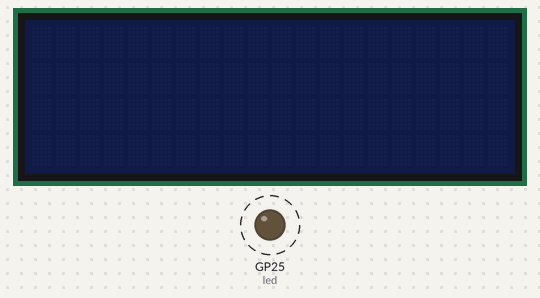
Simulated run of this program. Board: Raspberry Pi Pico running MicroPython. Shown: 20×4 character LCD, output pins drawn as LEDs (lit = HIGH). Dashed ring = blinking. WiFi joins after 1.5 s; the clock reads 2024-03-15 10:24:30 at power-on unless the program sets it; no MQTT or app messages arrive unless stated; web requests get an empty 200 reply after 0.4 s; library files of the repository ran but are not shown: lcd_api.py, pico_i2c_lcd.py; what the program prints to the serial console is not drawn. At 3.3 s the program stops and its outputs stay as they are.

Above: at 1.1 s.
Timing chart, 0 to 4.0 s (numbered marks = the images above):
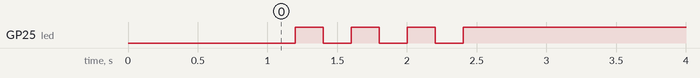

Measured:
- by itself, GP25 (led): alternates HIGH for 0.20 s and LOW for 0.20 s, 7 changes in all, then stays HIGH

The program:

main.py
```python
from machine import I2C, Pin
from time import sleep
import functions
from mqtt import MQTTClient
import utime
import machine
from lcd_api import LcdApi
from pico_i2c_lcd import I2cLcd

I2C_ADDR     = 0x27
I2C_NUM_ROWS = 4
I2C_NUM_COLS = 20

i2c = I2C(0, sda=machine.Pin(0), scl=machine.Pin(1), freq=400000)
lcd = I2cLcd(i2c, I2C_ADDR, I2C_NUM_ROWS, I2C_NUM_COLS)

url = ''

API_KEY = ''

headers = {
    'Authorization': f'Bearer {API_KEY}'
}

# Fill in Adafruit IO Authentication and Feed MQTT Topic details
mqtt_host = "io.adafruit.com"
mqtt_username = "robertg24"  # Adafruit IO username
mqtt_password = ""  # Adafruit IO Key
mqtt_publish_topic1 = "robertg24/feeds/temperature-f"
mqtt_publish_topic2 = "robertg24/feeds/temperature-c"
mqtt_publish_color = "robertg24/feeds/color"
mqtt_client_id = "rob"

mqtt_client = MQTTClient(
    client_id=mqtt_client_id,
    server=mqtt_host,
    user=mqtt_username,
    password=mqtt_password
)

mqtt_client.connect()

ADCPIN = 26

thermistor = functions.Thermistor(ADCPIN)
try:
    while True:
        color = functions.info(url, headers)
        print(color)
        # Read temperature from the thermistor
        temp_c, temp_f = thermistor.ThermistorTemp()
        print("Temperature in Celsius:", temp_c)
        print("Temperature in Fahrenheit:", temp_f)
        Temp_C = '{:.2f}'.format(temp_c)
        string_temp_c = str('Temp: ' + Temp_C + 'C')
        Temp_F = '{:.2f}'.format(temp_f)
        string_temp_f = str('Temp: ' + Temp_F + 'F')

        # Display temperature on I2C LCD
        lcd.clear()
        if color == 'Green':
            lcd.move_to(5, 0)  # Adjust the coordinates as needed
            lcd.putstr(string_temp_c)  # Display temperature in Celsius
            mqtt_client.publish(mqtt_publish_topic2, str(temp_c))
        elif color == 'Red':
            lcd.move_to(5, 0)  # Adjust the coordinates as needed
            lcd.putstr(string_temp_f)  # Display temperature in Fahrenheit
            mqtt_client.publish(mqtt_publish_topic1, str(temp_f))
        # Publish color data to MQTT
        mqtt_client.publish(mqtt_publish_color, color)

        # Pause for 5 seconds before refreshing
        sleep(5)
except Exception as e:
    print(f'Failed to read and display temperature: {e}')
```

functions.py
```python
from machine import Pin, SPI, ADC, I2C
import framebuf
from time import sleep
import math
import urequests as requests
import network
import ntptime
from machine import Pin, I2C
import struct
import framebuf
import time

url = ''

API_KEY = ''

headers = {
    'Authorization': f'Bearer {API_KEY}'
}

class Thermistor:
    def __init__(self, adcpin):
        self.thermistor = ADC(adcpin)

    def ThermistorTemp(self):
        R0 = 10000  # 10kohm resistor
        Vin = 3.3

        # Steinhart Constants
        A = 0.001129148
        B = 0.000234125
        C = 0.0000000876741

        adc = self.thermistor.read_u16()
        Vout = (Vin / 65535) * adc

        # Calculate Resistance
        Rt = (Vout * R0) / (Vin - Vout)

        # Steinhart Hart Equation
        TempK = 1 / (A + (B * math.log(Rt)) + C * math.pow(math.log(Rt), 3))

        # Convert to Celsius
        TempC = round(TempK - 273.15, 1)

        # Convert to Fahrenheit
        TempF = (TempC * 9 / 5) + 32
        TempF = round(TempF, 1)

        return TempC, TempF

def info(url, headers):
    response = requests.get(url, headers=headers)
    data = response.json()
    color = data['fields']['Color']
    return color
```

boot.py
```python
import network
from time import sleep
from machine import Pin
import ntptime

WIFI_SSID = "Tufts_Wireless"
WIFI_PASSWORD = ""

sleep(1) # Without this, the USB handshake seems to break this script and then fail sometimes.

led = Pin("LED", Pin.OUT, value=1)

wlan = None
while not wlan or wlan.status() != 3:
    wlan = network.WLAN(network.STA_IF)
    wlan.active(True)
    wlan.connect(WIFI_SSID, WIFI_PASSWORD)

    # Blink LED slowly until the Wifi is connected.

    while True:
        print(wlan)
        led.toggle()
        sleep(0.2)
        if wlan.status() in [-1, -2, 3]:
            break

# Set the RTC to the current time

ntptime.settime()

# Solid LED means we're connected and ready to go
led.on()
print(wlan)
```
